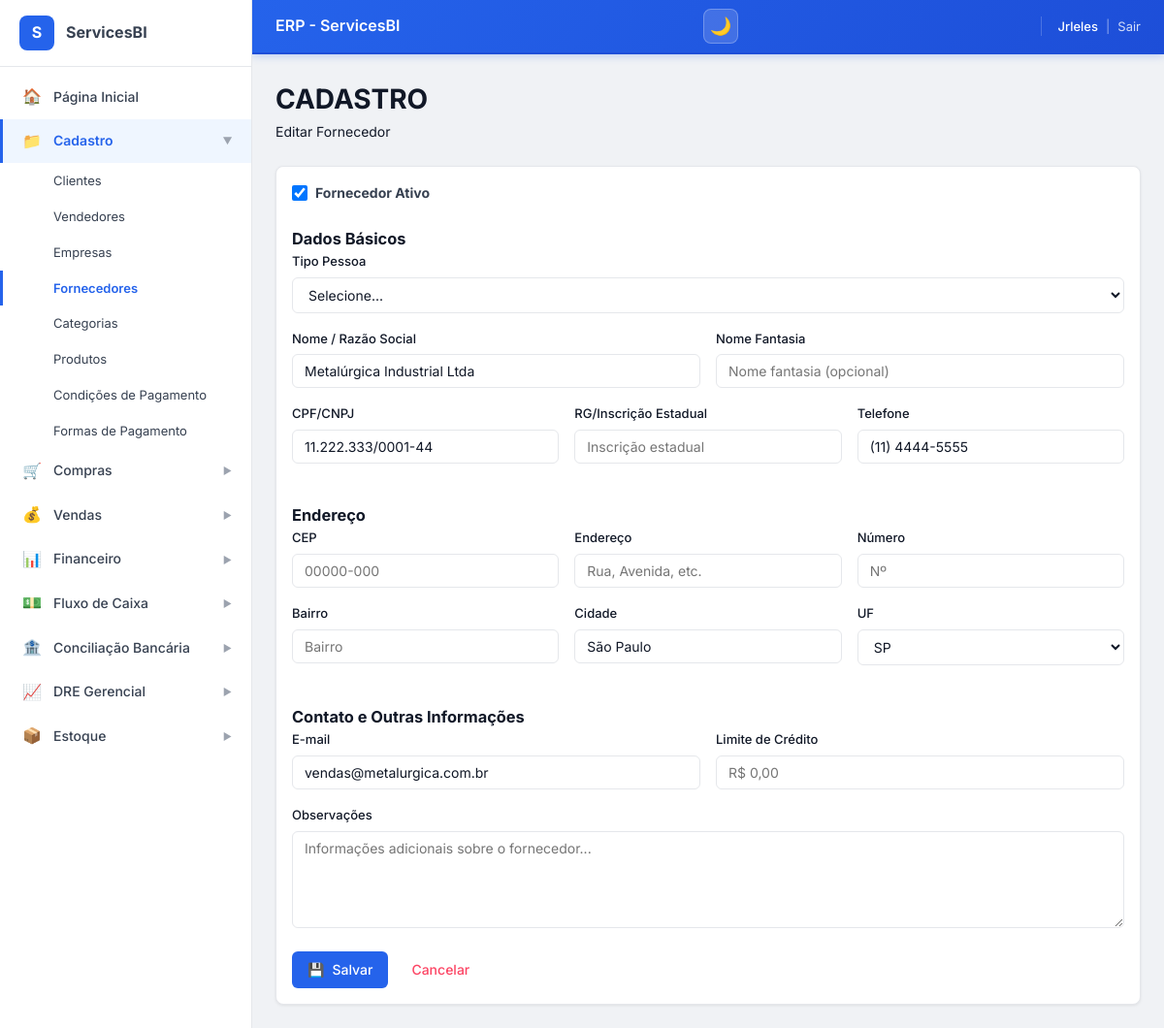
/cadastro/fornecedores/editar/5/ (signed in), run on the app's committed database.
### ERP_ServicesBI/models.py (models this page shows, shortened)
class Pessoa(models.Model):
    TIPO_CHOICES = [
        ('F', 'Física'),
        ('J', 'Jurídica'),
    ]
    nome_razao_social = models.CharField(max_length=255, blank=True, null=True)
    tipo_pessoa = models.CharField(max_length=1, choices=TIPO_CHOICES, default='J')
    cpf_cnpj = models.CharField(max_length=20, unique=True)
    rg_inscricao_estadual = models.CharField(max_length=20, blank=True, null=True)
    telefone = models.CharField(max_length=20, blank=True, null=True)
    email = models.EmailField(blank=True, null=True)
    cep = models.CharField(max_length=10, blank=True, null=True)
    endereco = models.CharField(max_length=255, blank=True, null=True)
    numero = models.CharField(max_length=10, blank=True, null=True)
    bairro = models.CharField(max_length=100, blank=True, null=True)
    cidade = models.CharField(max_length=100, blank=True, null=True)
    estado = models.CharField(max_length=2, blank=True, null=True)
    ativo = models.BooleanField(default=True)
    criado_em = models.DateTimeField(auto_now_add=True)
    class Meta:
        abstract = True

class Fornecedor(Pessoa):
    nome_fantasia = models.CharField(max_length=255, blank=True, null=True)
    observacoes = models.TextField(blank=True, null=True)
    class Meta:
        verbose_name = 'Fornecedor'
        verbose_name_plural = 'Fornecedores'
        ordering = ['nome_razao_social']

### ERP_ServicesBI/views.py (the view)
# urls.py: path('cadastro/fornecedores/editar/<int:pk>/', views.fornecedor_edit, name='fornecedor_edit'),
@login_required
def fornecedor_edit(request, pk):
    fornecedor = get_object_or_404(Fornecedor, pk=pk)
    if request.method == 'POST':
        form = FornecedorForm(request.POST, instance=fornecedor)
        if form.is_valid():
            form.save()
            messages.success(request, 'Fornecedor atualizado com sucesso!')
            return redirect('ERP_ServicesBI:fornecedor_list')
    else:
        form = FornecedorForm(instance=fornecedor)
    context = {'form': form, 'titulo': 'Editar Fornecedor', 'fornecedor': fornecedor}
    return render(request, 'cadastro/fornecedor_form.html', context)

### ERP_ServicesBI/forms.py
class FornecedorForm(BaseForm):
    limite_credito = MoneyField()
    class Meta:
        model = Fornecedor
        fields = '__all__'
    def __init__(self, *args, **kwargs):
        super().__init__(*args, **kwargs)
        self.fields['nome_fantasia'].required = False
        self.fields['observacoes'].required = False
        self.fields['telefone'].required = False
        self.fields['email'].required = False
        self.fields['cep'].required = False
        self.fields['endereco'].required = False
        self.fields['numero'].required = False
        self.fields['bairro'].required = False
        self.fields['cidade'].required = False
        self.fields['estado'].required = False
        self.fields['rg_inscricao_estadual'].required = False
        self.fields['ativo'].required = False

### ERP_ServicesBI/templates/cadastro/fornecedor_form.html (shortened to what this page needs)
{% extends 'base.html' %}
{% block content %}
<div class="erp-page-header erp-mb-6">
    <h1 class="erp-page-title">CADASTRO</h1>
    <p class="erp-page-subtitle">{% if fornecedor %}Editar{% else %}Novo{% endif %} Fornecedor</p>
</div>
<div class="erp-card" style="max-width: 900px;">
    <form method="post" id="fornecedorForm" class="erp-form">
        <div class="erp-form-group erp-mb-4">
            <label class="erp-checkbox" style="display: flex; align-items: center; gap: 8px; cursor: pointer; font-size: 14px; color: var(--gray-700);">
                <input type="checkbox"
                       name="ativo"
                       value="True"
                       {% if fornecedor.ativo or not fornecedor %}checked{% endif %}
                       style="width: 16px; height: 16px; cursor: pointer;">
                <span><strong>Fornecedor Ativo</strong></span>
            </label>
        </div>
        <h3 class="erp-section-title">Dados Básicos</h3>
        <div class="erp-form-row">
            <div class="erp-form-group">
                <label class="erp-label erp-label-required" for="tipo_pessoa">Tipo Pessoa</label>
                <select name="tipo_pessoa" id="tipo_pessoa" class="erp-select" required>
                    <option value="">Selecione...</option>
                </select>
            </div>
        </div>
        <div class="erp-form-row">
            <div class="erp-form-group" style="flex: 2;">
                <label class="erp-label erp-label-required" for="nome_razao_social">Nome / Razão Social</label>
                <input type="text" name="nome_razao_social" id="nome_razao_social"
                       value="{{ fornecedor.nome_razao_social|default:'' }}"
                       class="erp-input"
                       placeholder="Digite o nome ou razão social"
                       required>
            </div>
            <div class="erp-form-group" style="flex: 1;">
                <label class="erp-label" for="nome_fantasia">Nome Fantasia</label>
                <input type="text" name="nome_fantasia" id="nome_fantasia"
                       value="{{ fornecedor.nome_fantasia|default:'' }}"
                       class="erp-input"
                       placeholder="Nome fantasia (opcional)">
            </div>
        </div>
        <div class="erp-form-row">
            <div class="erp-form-group">
                <label class="erp-label erp-label-required" for="cpf_cnpj">CPF/CNPJ</label>
                <input type="text" name="cpf_cnpj" id="cpf_cnpj"
                       value="{{ fornecedor.cpf_cnpj|default:'' }}"
                       class="erp-input"
                       placeholder="00.000.000/0000-00"
                       maxlength="18"
                       required>
            </div>
            <div class="erp-form-group">
                <label class="erp-label" for="rg_inscricao_estadual">RG/Inscrição Estadual</label>
                <input type="text" name="rg_inscricao_estadual" id="rg_inscricao_estadual"
                       value="{{ fornecedor.rg_inscricao_estadual|default:'' }}"
                       class="erp-input"
                       placeholder="Inscrição estadual">
            </div>
            <div class="erp-form-group">
                <label class="erp-label" for="telefone">Telefone</label>
                <input type="text" name="telefone" id="telefone"
                       value="{{ fornecedor.telefone|default:'' }}"
                       class="erp-input"
                       placeholder="(00) 00000-0000"
                       maxlength="15">
            </div>
        </div>
        <h3 class="erp-section-title erp-mt-6">Endereço</h3>
        <div class="erp-form-row">
            <div class="erp-form-group" style="flex: 0 0 150px;">
                <label class="erp-label" for="cep">CEP</label>
                <input type="text" name="cep" id="cep"
                       value="{{ fornecedor.cep|default:'' }}"
                       class="erp-input"
                       placeholder="00000-000"
                       maxlength="9">
            </div>
            <div class="erp-form-group" style="flex: 2;">
                <label class="erp-label" for="endereco">Endereço</label>
                <input type="text" name="endereco" id="endereco"
                       value="{{ fornecedor.endereco|default:'' }}"
                       class="erp-input"
                       placeholder="Rua, Avenida, etc.">
            </div>
            <div class="erp-form-group" style="flex: 0 0 120px;">
                <label class="erp-label" for="numero">Número</label>
                <input type="text" name="numero" id="numero"
                       value="{{ fornecedor.numero|default:'' }}"
                       class="erp-input"
                       placeholder="Nº">
            </div>
        </div>
        <div class="erp-form-row">
            <div class="erp-form-group">
                <label class="erp-label" for="bairro">Bairro</label>
                <input type="text" name="bairro" id="bairro"
                       value="{{ fornecedor.bairro|default:'' }}"
                       class="erp-input"
                       placeholder="Bairro">
            </div>
            <div class="erp-form-group">
                <label class="erp-label" for="cidade">Cidade</label>
                <input type="text" name="cidade" id="cidade"
                       value="{{ fornecedor.cidade|default:'' }}"
                       class="erp-input"
                       placeholder="Cidade">
            </div>
            <div class="erp-form-group" style="flex: 0 0 100px;">
                <label class="erp-label" for="estado">UF</label>
                <select name="estado" id="estado" class="erp-select">
                    <option value="SP" {% if fornecedor.estado == 'SP' %}selected{% endif %}>SP</option>
                </select>
            </div>
        </div>
        <h3 class="erp-section-title erp-mt-6">Contato e Outras Informações</h3>
        <div class="erp-form-row">
            <div class="erp-form-group">
                <label class="erp-label" for="email">E-mail</label>
                <input type="email" name="email" id="email"
                       value="{{ fornecedor.email|default:'' }}"
                       class="erp-input"
                       placeholder="email@exemplo.com">
            </div>
            <div class="erp-form-group">
                <label class="erp-label" for="limite_credito">Limite de Crédito</label>
                <input type="text" name="limite_credito" id="limite_credito"
                       value="{{ fornecedor.limite_credito|default:'' }}"
                       class="erp-input"
                       placeholder="R$ 0,00">
            </div>
        </div>
        <div class="erp-form-group">
            <label class="erp-label" for="observacoes">Observações</label>
            <textarea name="observacoes" id="observacoes" rows="3" class="erp-textarea"
                      placeholder="Informações adicionais sobre o fornecedor...">{{ fornecedor.observacoes|default:'' }}</textarea>
        </div>
        <div class="erp-flex erp-gap-2 erp-mt-6">
            <button type="submit" class="erp-btn erp-btn--primary">
                <span>💾</span>
                <span>Salvar</span>
            </button>
            <a href="{% url 'ERP_ServicesBI:fornecedor_list' %}" class="erp-btn erp-btn--outline" style="color: #fc4564; border-color: #fc4564;">
                <span>Cancelar</span>
            </a>
        </div>
    </form>
</div>
{% endblock %}

### ERP_ServicesBI/templates/components/_header.html (shortened to what this page needs)
<header class="erp-header">
    <div class="erp-flex erp-items-center erp-gap-2">
        <h1 class="erp-header__title">
            {% block header_title %}ERP - ServicesBI{% endblock %}
        </h1>
    </div>
    <div class="erp-header__controls">
        <button class="erp-header__theme-btn"
                onclick="toggleTheme()"
                title="Alternar tema (dark/light)"
                id="themeToggleBtn">
            <span id="themeIcon">🌙</span>
        </button>
    </div>
    <div class="erp-header__user">
        <span class="erp-header__user-name">
            {{ request.user.first_name|default:request.user.username }}
        </span>
        <span style="opacity:0.5">|</span>
        <a href="{% url 'ERP_ServicesBI:logout' %}" class="erp-header__logout">Sair</a>
    </div>
</header>

### data on the page
Fornecedor: ativo "☑", nome_razao_social "Metalúrgica Industrial Ltda", cpf_cnpj "11.222.333/0001-44", telefone "(11) 4444-5555", cidade "São Paulo", estado "SP", email "vendas@metalurgica.com.br"

### other printed values
{{ request.user.first_name|default:request.user.username }} "Jrleles"
